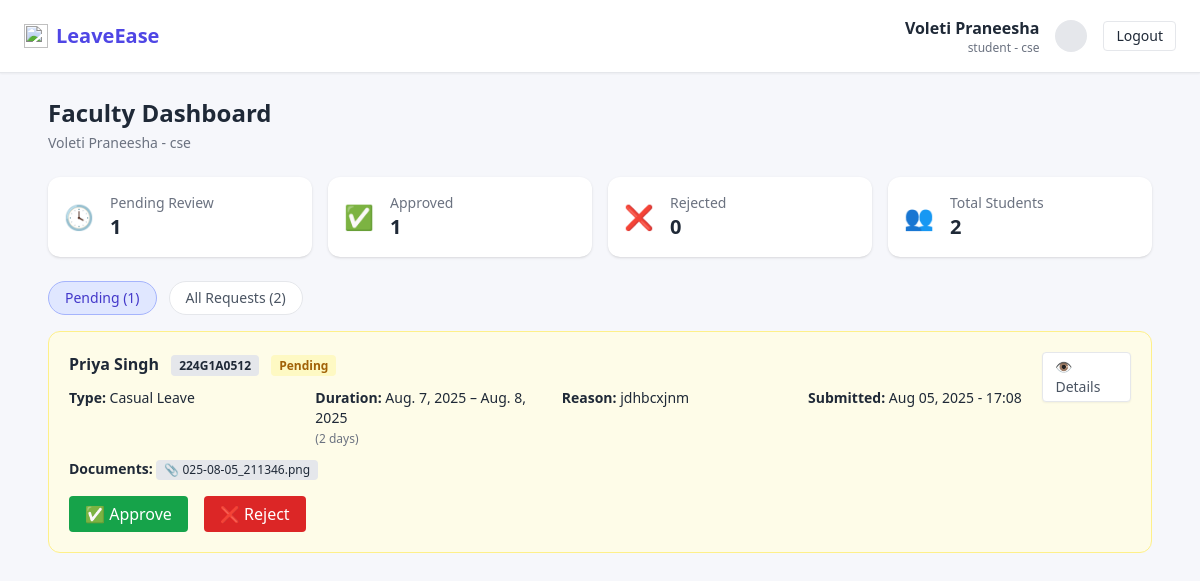
The page /faculty/dashboard/ (signed in) on the database its author committed.
### accounts/models.py (models this page shows, shortened)
class CustomUser(AbstractUser):
    ROLE_CHOICES = [
        ('student', 'Student'),
        ('faculty', 'Faculty'),
        ('admin', 'Admin'),
    ]
    phone_number = models.CharField(max_length=15)
    role = models.CharField(max_length=10, choices=ROLE_CHOICES)
    department = models.CharField(max_length=100)
    roll_number = models.CharField(max_length=20, blank=True, null=True)

class LeaveRequest(models.Model):
    user = models.ForeignKey(settings.AUTH_USER_MODEL, on_delete=models.CASCADE)
    leave_type = models.CharField(max_length=20, choices=LEAVE_TYPES)
    start_date = models.DateField()
    end_date = models.DateField()
    reason = models.TextField()
    address_during_leave = models.CharField(max_length=255, blank=True)
    emergency_contact = models.CharField(max_length=15, blank=True)
    document = models.FileField(upload_to='leave_documents/', blank=True, null=True)
    submitted_at = models.DateTimeField(auto_now_add=True)
    status = models.CharField(max_length=20, choices=LEAVE_STATUS, default='Pending')
    @property
    def duration(self):
        return (self.end_date - self.start_date).days + 1

### accounts/views.py (the view)
# urls.py: path('faculty/dashboard/', views.faculty_dashboard, name='faculty_dashboard'),
@login_required
def faculty_dashboard(request):
    user = request.user
    all_requests = LeaveRequest.objects.filter(user__department=user.department)
    leave_requests = all_requests.filter(status='Pending') if request.GET.get('tab') != 'all' else all_requests
    context = {
        'user': user,
        'pending_count': all_requests.filter(status='Pending').count(),
        'approved_count': all_requests.filter(status='Approved').count(),
        'rejected_count': all_requests.filter(status='Rejected').count(),
        'student_count': CustomUser.objects.filter(role='student', department=user.department).count(),
        'leave_requests': leave_requests,
        'all_requests': all_requests,
        'active_tab': request.GET.get('tab', 'pending')
    }
    return render(request, 'accounts/faculty_dashboard.html', context)

### accounts/templates/accounts/faculty_dashboard.html (shortened to what this page needs)
<!DOCTYPE html>
<html lang="en">
<head>
  <script src="https://cdn.tailwindcss.com"></script>
</head>
<body class="bg-[#f6f7fb] text-gray-800">
  <nav class="bg-white border-b shadow-sm px-6 py-4 flex justify-between items-center">
    <div class="flex items-center space-x-2">
      <img src="https://img.icons8.com/fluency/48/leave.png" class="h-6 w-6" />
      <h1 class="text-xl font-bold text-indigo-600">LeaveEase</h1>
    </div>
    <div class="flex items-center space-x-4">
      <div class="text-right hidden sm:block">
  <p class="font-semibold">{{ user.get_full_name }}</p>
  <p class="text-xs text-gray-500">{{ user.role }} - {{ user.department }}</p>
</div>
      <div class="bg-gray-200 text-sm rounded-full w-8 h-8 flex items-center justify-center font-semibold">
      </div>
      <a href="{% url 'logout' %}" class="bg-white border px-3 py-1 rounded hover:bg-gray-100 text-sm">Logout</a>
    </div>
  </nav>
  <div class="max-w-6xl mx-auto p-6">
    <h2 class="text-2xl font-bold mb-1">Faculty Dashboard</h2>
    <p class="text-sm text-gray-500 mb-6">{{ user.get_full_name }} - {{ user.department }}</p>
    <div class="grid grid-cols-2 md:grid-cols-4 gap-4 mb-6">
      <div class="bg-white p-4 rounded-xl shadow flex items-center space-x-4">
        <div class="text-yellow-500 text-2xl">🕓</div>
        <div>
          <p class="text-sm text-gray-500">Pending Review</p>
          <p class="text-xl font-bold">{{ pending_count }}</p>
        </div>
      </div>
      <div class="bg-white p-4 rounded-xl shadow flex items-center space-x-4">
        <div class="text-green-500 text-2xl">✅</div>
        <div>
          <p class="text-sm text-gray-500">Approved</p>
          <p class="text-xl font-bold">{{ approved_count }}</p>
        </div>
      </div>
      <div class="bg-white p-4 rounded-xl shadow flex items-center space-x-4">
        <div class="text-red-500 text-2xl">❌</div>
        <div>
          <p class="text-sm text-gray-500">Rejected</p>
          <p class="text-xl font-bold">{{ rejected_count }}</p>
        </div>
      </div>
      <div class="bg-white p-4 rounded-xl shadow flex items-center space-x-4">
        <div class="text-blue-600 text-2xl">👥</div>
        <div>
          <p class="text-sm text-gray-500">Total Students</p>
          <p class="text-xl font-bold">{{ student_count }}</p>
        </div>
      </div>
    </div>
    <div class="flex space-x-3 mb-4 text-sm">
      <a href="?tab=pending"
         class="px-4 py-1.5 rounded-full border
         {% if active_tab == 'pending' %}
           bg-indigo-100 text-indigo-700 border-indigo-300
         {% else %}
           bg-white text-gray-600
         {% endif %}">
        Pending ({{ pending_count }})
      </a>
      <a href="?tab=all"
         class="px-4 py-1.5 rounded-full border
         {% if active_tab == 'all' %}
           bg-indigo-100 text-indigo-700 border-indigo-300
         {% else %}
           bg-white text-gray-600
         {% endif %}">
        All Requests ({{ all_requests.count }})
      </a>
    </div>
    {% for request in leave_requests %}
    <div class="bg-yellow-50 border border-yellow-200 rounded-xl p-5 mb-5">
      <div class="flex justify-between items-start">
        <div>
          <h4 class="font-semibold text-gray-800 text-base">
            {{ request.user.get_full_name }}
            <span class="ml-2 text-xs px-2 py-0.5 bg-gray-200 rounded">{{ request.user.roll_number }}</span>
            <span class="ml-2 text-xs text-yellow-700 bg-yellow-100 px-2 py-0.5 rounded">{{ request.status }}</span>
          </h4>
          <div class="grid grid-cols-2 md:grid-cols-4 gap-3 mt-3 text-sm">
  <p><strong>Type:</strong> {{ request.leave_type }}</p>
  <p><strong>Duration:</strong> {{ request.start_date }} – {{ request.end_date }}<br>
    <span class="text-xs text-gray-500">({{ request.duration }} days)</span></p>
  <p><strong>Reason:</strong> {{ request.reason }}</p>
  <p><strong>Submitted:</strong> {{ request.submitted_at|date:"M d, Y - H:i" }}</p>
</div>
          {% if request.document %}
          <div class="mt-2 text-sm">
            <strong>Documents:</strong>
            <a href="{{ request.document.url }}" class="inline-block bg-gray-200 px-2 py-0.5 rounded text-xs text-gray-800 mt-1">
              📎 {{ request.document.name|slice:"-20:" }}
            </a>
          </div>
          {% endif %}
        </div>
        <a href="{% url 'leave_detail' request.id %}" class="flex items-center text-sm text-gray-600 hover:text-indigo-600 bg-white border px-3 py-1 rounded shadow-sm">
          👁 Details
        </a>
      </div>
      {% if request.status == "Pending" %}
      <div class="mt-4 flex space-x-4">
        <form method="post" action="{% url 'approve_leave' request.id %}">
          <button type="submit" class="bg-green-600 text-white px-4 py-1.5 rounded hover:bg-green-700">
            ✅ Approve
          </button>
        </form>
        <form method="post" action="{% url 'reject_leave' request.id %}">
          <button type="submit" class="bg-red-600 text-white px-4 py-1.5 rounded hover:bg-red-700">
            ❌ Reject
          </button>
        </form>
      </div>
      {% endif %}
    </div>
    {% empty %}
    <p class="text-center text-gray-500 py-6">No leave requests to display.</p>
    {% endfor %}
  </div>
</body>
</html>

### rows shown on the page
CustomUser: get_full_name "Voleti Praneesha", role "student", department "cse"
LeaveRequest: user.get_full_name "Priya Singh", user.roll_number "224G1A0512", status "Pending", leave_type "Casual Leave", start_date "Aug. 7, 2025", end_date "Aug. 8, 2025", duration "2", reason "jdhbcxjnm", submitted_at "Aug 05, 2025 - 17:08", document.name "025-08-05_211346.png", shows "✅ Approve"

### other values the page prints
{{ pending_count }} "1"
{{ approved_count }} "1"
{{ rejected_count }} "0"
{{ student_count }} "2"
{{ all_requests.count }} "2"
